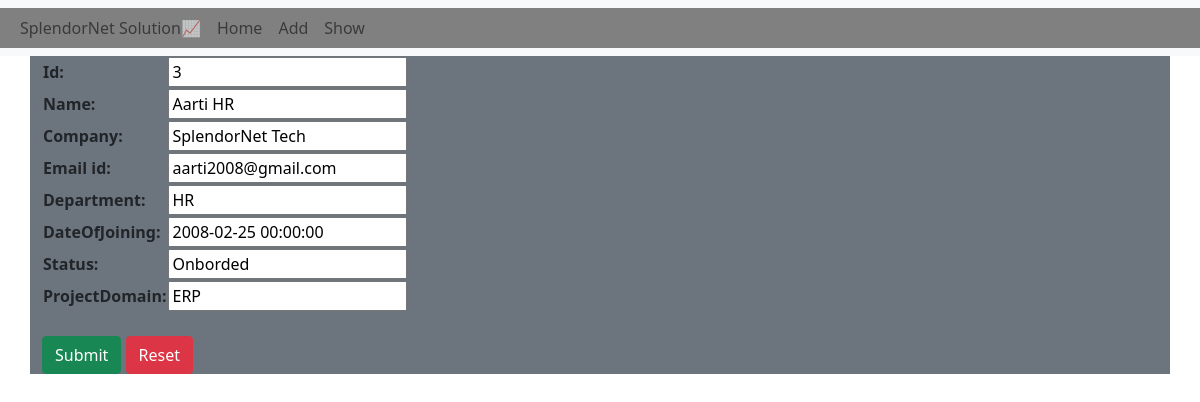
Page /pro1/uv/3/ on the committed database.
### app1/models.py (models this page shows)
class Employee(models.Model):
    id=models.IntegerField(primary_key=True)
    name=models.CharField(max_length=100,null=False)
    company=models.CharField(max_length=50,null=False)
    email_id=models.EmailField(unique=True)
    department=models.CharField(max_length=50,null=False)
    dateOfJoining=models.DateTimeField()
    status=models.CharField(max_length=50)
    projectDomain=models.CharField(max_length=60,null=False)

### app1/views.py (the view)
# urls.py: path('uv/<int:u>/',updateview),
def updateview(request,u):
    obj1=Employee.objects.get(id=u)
    form=EmployeeForm(instance=obj1)
    if request.method=="POST":
        form=EmployeeForm(request.POST,instance=obj1)
        if form.is_valid():
            form.save()
            return redirect('/pro1/sv/')
    return render(request,'tapp1/add.html',{'form':form})

### app1/forms.py
class EmployeeForm(forms.ModelForm):
    class Meta:
        model=Employee
        fields="__all__"

### templates/tapp1/add.html (shortened to what this page needs)
{% extends 'base.html' %}
{% block content %}
<div class="container bg bg-secondary">
    <form method="post">
        <table>
            {{ form.as_table }}
        </table>
        <br>
        <input type="submit" class="btn btn-success">
        <input type="reset" class="btn btn-danger">
    </form>
</div>
{% endblock %}

### rows in the picture
Employee: id "3", name "Aarti HR", company "SplendorNet Tech", email_id "aarti2008@gmail.com", department "HR", dateOfJoining "2008-02-25 00:00:00", status "Onborded", projectDomain "ERP"
